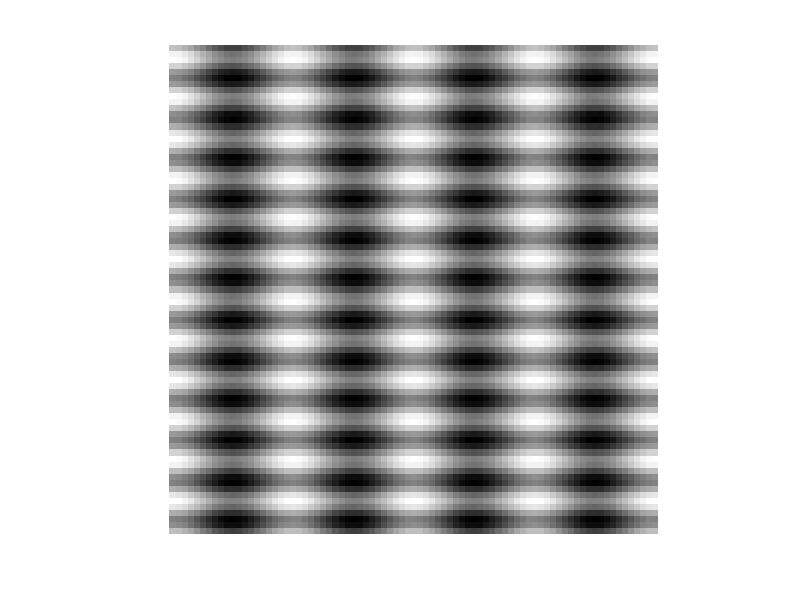
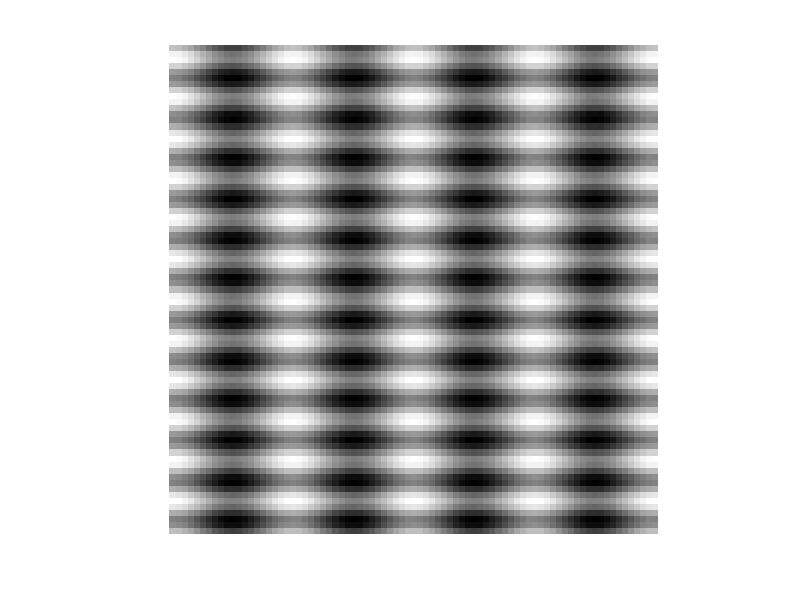
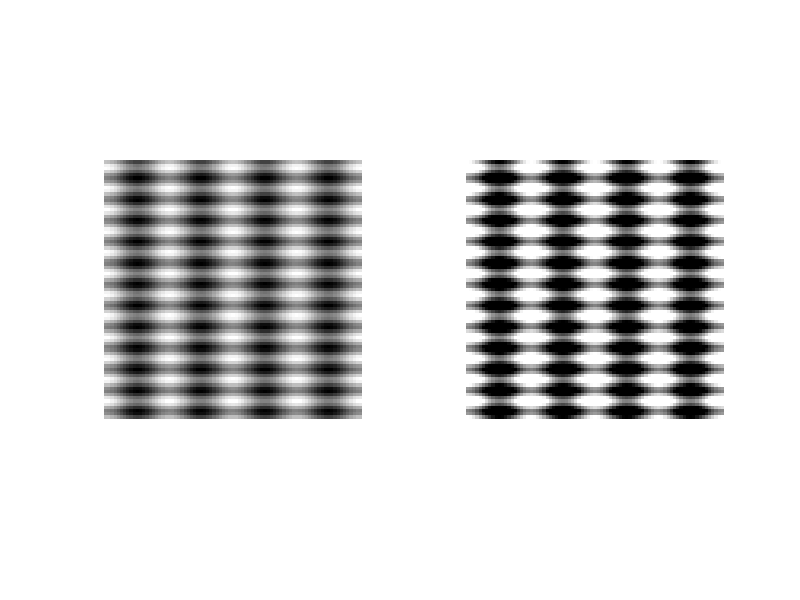
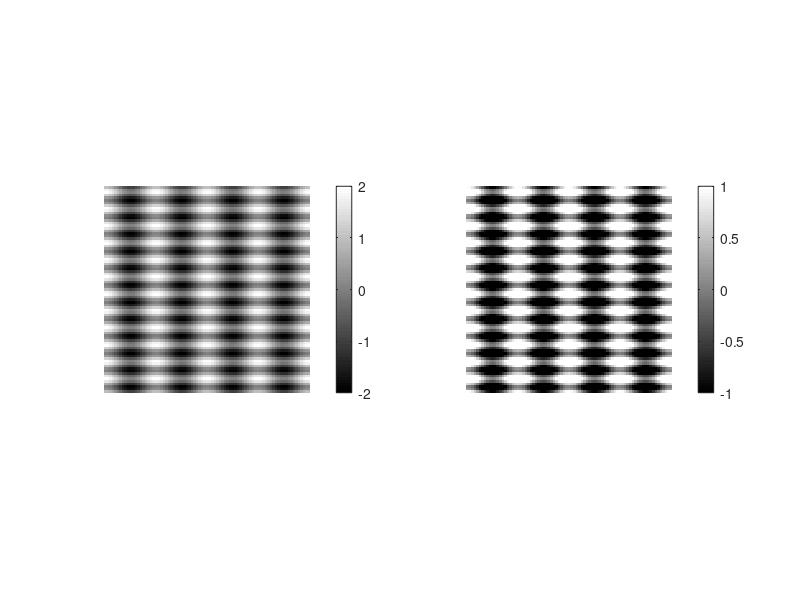

The MATLAB source for these figures, in order:
close all
clc
clear all

%%
% Para definir en MatLab una función escalar discreta, z = [n,m], en una región rectangular de un espacio
% bidimensional (2D), primero es necesario definir dos matrices con los valores que toma cada una de las
% dos variables (n,m) en cada punto de dicha región. Para ello: 
% - Se definen dos vectores, m y n, con los rangos de variación de las correspondientes variables que
% delimitan la región en que se va a definir la función escalar.
% - Se utiliza la expresión [N,M]=meshgrid(n,m), que genera en N y M las dos matrices indicadas.
% - Se escribe la expresión de la función deseada, utilizando N en el lugar de n y M en el lugar de m. 

% Función continua: z(x,y)=cos(2 pi x)+sen(6 pi y)
% Región: 0<=x<=4; 0<=y<=4;
% Vectores: v1=(0.5,0); v2=(0,0.5);

n0=[0:0.05:4]; m0=[0:0.05:4];
[N0,M0]=meshgrid(n0,m0);
f=cos(2*pi*N0)+sin(6*pi*M0);
% 
% Un modo de representar una función 2D es crear una imagen con tonos grises, en la que la posición de
% cada elemento o píxel representa una coordenada del espacio 2D, y el valor o nivel de gris de cada píxel
% representa el valor de la función en dicha coordenada. Una imagen es, desde este punto de vista, una
% matriz de valores. 

% Para representar una matriz de valores en forma de imagen se utiliza la función imshow, indicando la
% función a representar y los valores de la función a que corresponden el negro (habitualmente el mínimo de
% la función) y el blanco (habitualmente el máximo de la función). 

figure (1)
imshow(f,[-2 2],'InitialMagnification',100); % Muestra la función f como una imagen.
% Observe que la función f toma como mínimo el valor -2 (que se muestra negro en la imagen) y como
% máximo el valor 2 (que se muestra blanco). 

% El parámetro 'InitialMagnification' fijado al valor 100 fuerza a que la imagen se presente a
% tamaño real (cada píxel de la imagen corresponde con un punto del monitor), siempre que el tamaño del
% monitor lo permita. Este es el único modo de garantizar que la imagen se presenta con la máxima
% precisión. 

% Una redacción alternativa y genérica de este comando podría haber sido:
figure (2)
imshow(f,[min(min(f)) max(max(f))], 'InitialMagnification',100);

% Para representar varias imágenes en una misma ventana utilice el comando subplot en combinación
% con el comando imshow. Ejemplo: 
figure (3)
subplot(1,2,1), imshow(f,[-2 2]);
subplot(1,2,2), imshow(f,[-1 1]);

% Observe que en este caso no es posible controlar que la imagen se presente a tamaño real (por lo que
% el parámetro 'InitialMagnification' no es de utilidad). Explique por qué motivo las dos imágenes se
% ven distintas, para ello quizás le resulte de ayuda el incluir el comando colorbar tras la representación de
% cada imagen
figure (4)
subplot(1,2,1), imshow(f,[-2 2]); colorbar 
subplot(1,2,2), imshow(f,[-1 1]); colorbar

%%
% Región: 0<=x<1; 0<=y<1;
% Vectores: v1=(1/256,0);v2=(0,1/256);

%1. z1(x,y)=4/5x; z2(x,y)=y/2; z3(x,y)=2/5x+y/4
n=[0:1/256:1 - 1/256]; m=[0:1/256:1 - 1/256];
[N,M]=meshgrid(n,m);
f1=4/5*N;
f2=M/2;
f3=2/5*N+M/4;
figure (5)
subplot(1,3,1), imshow(f1,[min(min(f1)) max(max(f1))]);
subplot(1,3,2), imshow(f2,[min(min(f2)) max(max(f2))]);
subplot(1,3,3), imshow(f3,[min(min(f3)) max(max(f3))]);

%2. z1(x,y)=cos(2pix); z2(x,y)=cos(4pix); z3(x,y)=cos(8pix); z4(x,y)=cos(16pix)
f4=cos(2*pi*N);
f5=cos(4*pi*N);
f6=cos(8*pi*N);
f7=cos(16*pi*N);

figure (6)
subplot(1,4,1), imshow(f4,[min(min(f4)) max(max(f4))]);
subplot(1,4,2), imshow(f5,[min(min(f5)) max(max(f5))]);
subplot(1,4,3), imshow(f6,[min(min(f6)) max(max(f6))]);
subplot(1,4,4), imshow(f7,[min(min(f7)) max(max(f7))]);

%3. z1(x,y)=cos(2pix)+sen(8piy); z2(x,y)=cos(2pix)+sen(16piy)
f8=cos(2*pi*N)+sin(8*pi*M);
f9=cos(2*pi*N)+sin(16*pi*M);

figure (7)
subplot(1,2,1), imshow(f8,[min(min(f8)) max(max(f8))]);
subplot(1,2,2), imshow(f9,[min(min(f9)) max(max(f9))]);

%4. z1(x,y)=cos(4pix+4piy); z2(x,y)=cos(4pix+8piy)
f10=cos((4*pi*N)+(4*pi*M));
f11=cos((4*pi*N)+(8*pi*M));

figure (8)
subplot(1,2,1), imshow(f10,[min(min(f10)) max(max(f10))]);
subplot(1,2,2), imshow(f11,[min(min(f11)) max(max(f11))]);